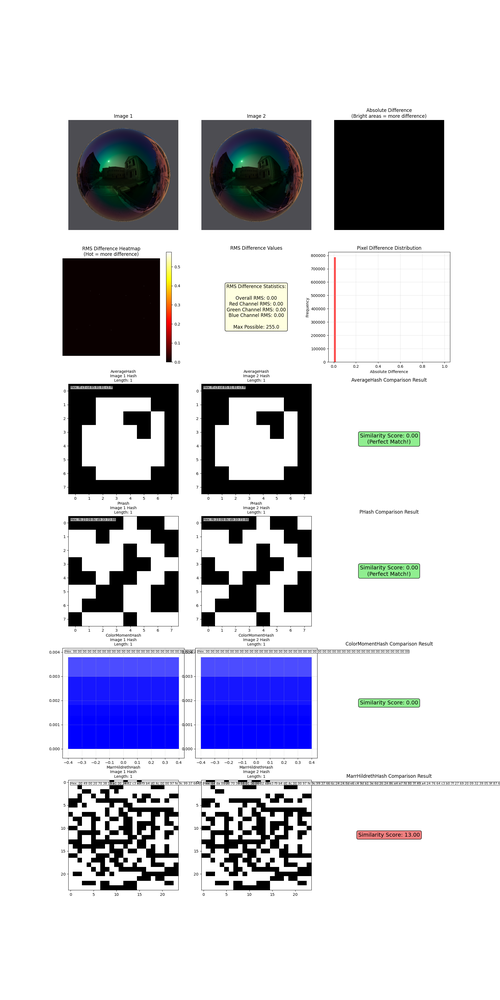
#> input picture pymaterialx/image_hashing/hash1.png, 500 x 1000 px, shrunk from 1800 x 3600 before the run
$ python moments.py hash1.png hash2.png
#> lines starting #> are read from the running program, lines starting #| are printed output that depends on the picture; long printed decimals are rounded
import cv2
import numpy as np
import sys

def compute_color_moments(image_path):
    # Load the image
#> called with image_path = 'hash1.png'
    image = cv2.imread(image_path)
#> image is the input picture: shape (1000, 500, 3); mean B, G, R 213.1, 204.3, 204.1
    if image is None:
        raise ValueError(f"Could not load image from {image_path}")

    # Convert BGR to HSV color space
    hsv = cv2.cvtColor(image, cv2.COLOR_BGR2HSV)
#> hsv: shape (1000, 500, 3); mean H, S, V 10.8, 19.9, 214.5

    # Split into H, S, V channels
    h, s, v = cv2.split(hsv)
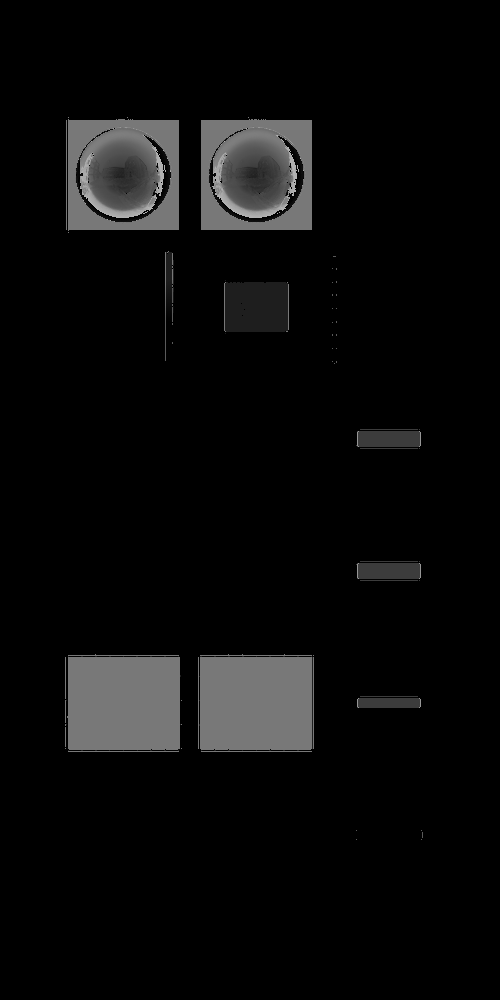
#> h: shape (1000, 500); min 0, max 179, mean 10.8
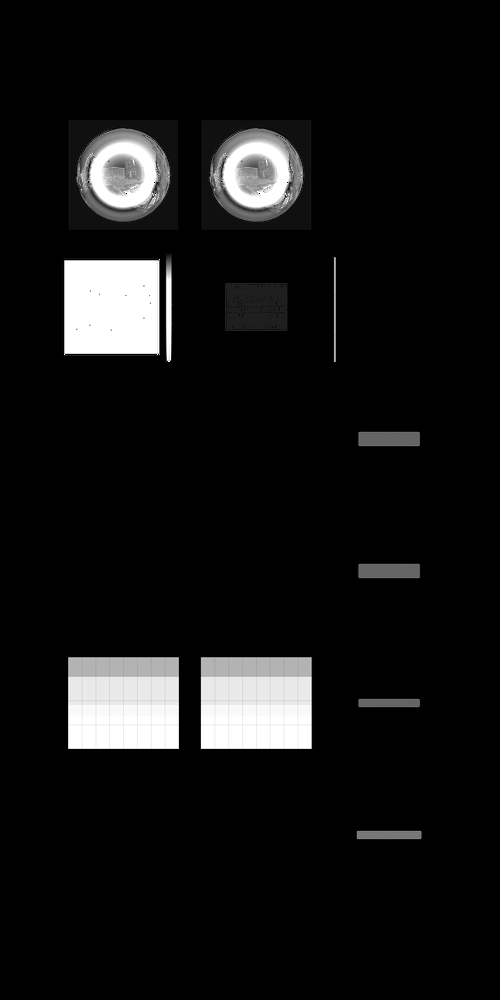
#> s: shape (1000, 500); min 0, max 255, mean 19.9
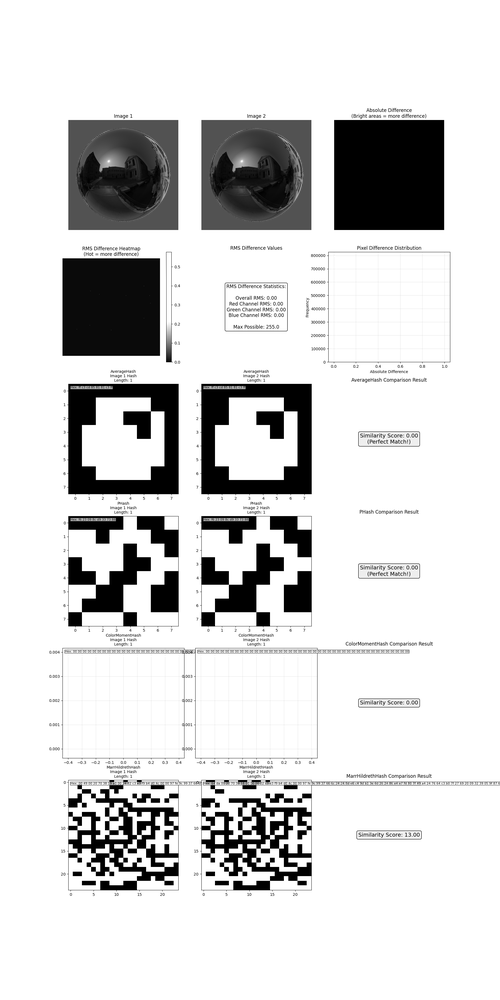
#> v: shape (1000, 500); min 0, max 255, mean 214.5

    # Compute moments for each channel
    channels = [h, s, v]
    feature_vector = []

    for channel in channels:
        # Convert to float64 for higher precision
        channel_float = channel.astype(np.float64)
        mean = np.mean(channel_float)
        std = np.std(channel_float)
        # Skewness: third standardized moment
        skew = np.mean((channel_float - mean) ** 3) / (std ** 3) if std != 0 else 0.0
        feature_vector.extend([mean, std, skew])
#> this loop made 3 passes
#> (mean, std, skew) on passes 1 to 3: (10.77, 33.42, 2.96), (19.94, 62.81, 3.1), (214.5, 85.81, -1.84)
#> after the loop, feature_vector = [10.77, 33.42, 2.96, 19.94, 62.81, 3.1, 214.5, 85.81, -1.84]

    return np.array(feature_vector)

def main():
    if len(sys.argv) != 3:
        print("Usage: python color_moment_hash.py <image1_path> <image2_path>")
        sys.exit(1)

    img1_path, img2_path = sys.argv[1], sys.argv[2]

    try:
        # Compute color moments for both images
        moments1 = compute_color_moments(img1_path)
#> moments1 has the same summary as feature_vector in compute_color_moments
        moments2 = compute_color_moments(img2_path)
#> call 2 of compute_color_moments, with image_path = 'hash2.png'
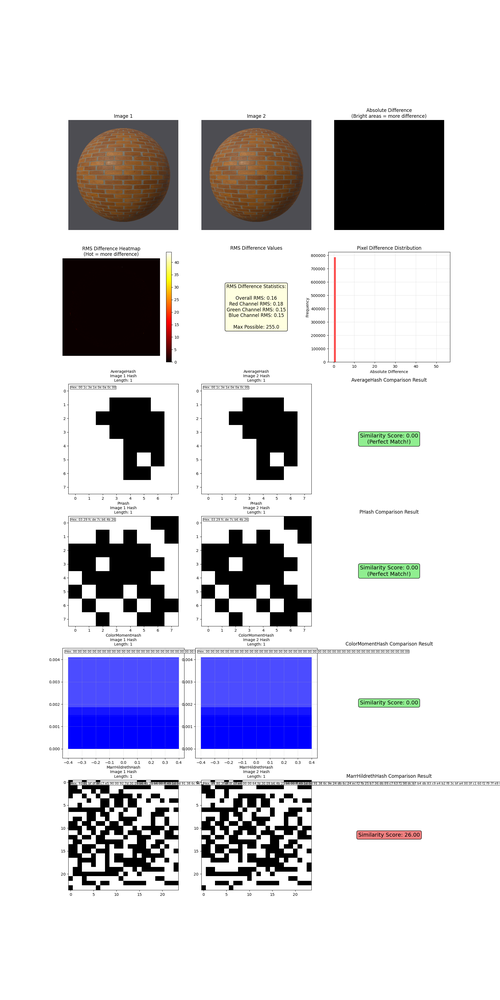
#> input picture pymaterialx/image_hashing/hash2.png, 500 x 1000 px, shrunk from 1800 x 3600 before the run
#> in compute_color_moments, image is the input picture: shape (1000, 500, 3); mean B, G, R 215, 207.9, 209
#> in compute_color_moments (call 2), `hsv = cv2.cvtColor(image, cv2.COLOR_BGR2HSV)`: hsv: shape (1000, 500, 3); mean H, S, V 8.8, 18.7, 218
#> in compute_color_moments (call 2), `h, s, v = cv2.split(hsv)`:
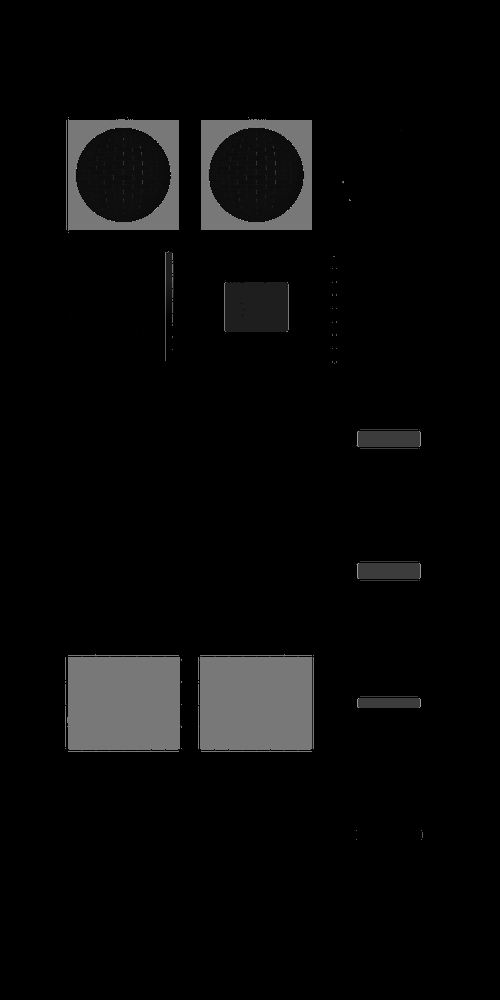
#> h: shape (1000, 500); min 0, max 176, mean 8.8
#> in compute_color_moments (call 2), `h, s, v = cv2.split(hsv)`:
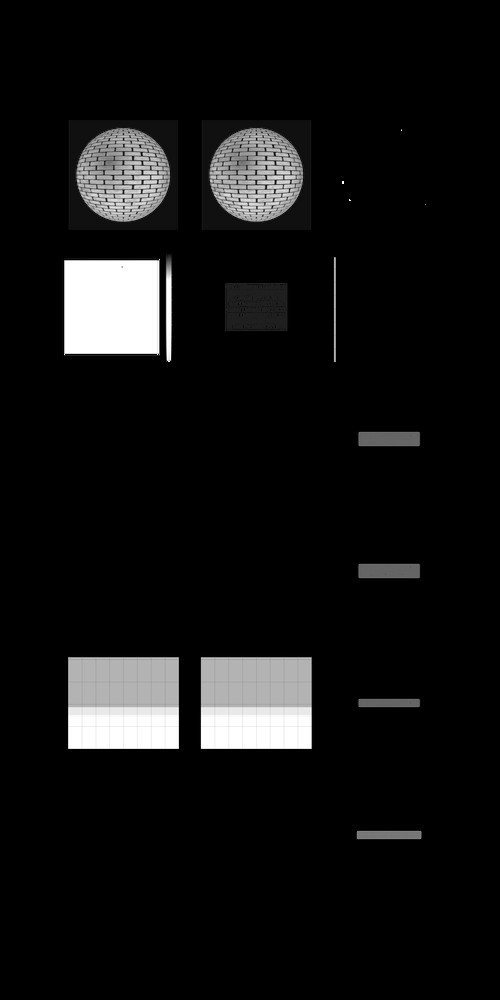
#> s: shape (1000, 500); min 0, max 255, mean 18.7
#> in compute_color_moments (call 2), `h, s, v = cv2.split(hsv)`:
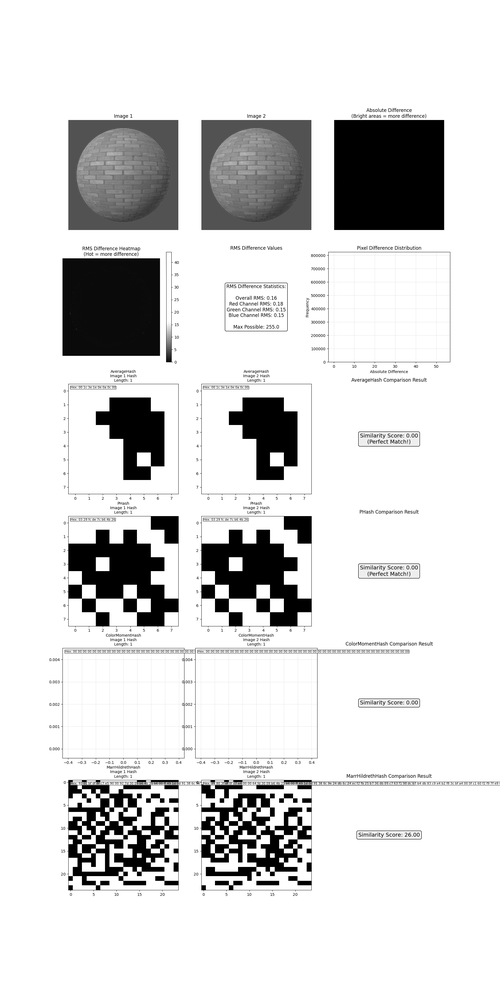
#> v: shape (1000, 500); min 0, max 255, mean 218
#> the loop in compute_color_moments (call 2), `for channel in channels:` made 3 passes
#> (mean, std, skew) on passes 1 to 3: (8.76, 29.88, 3.37), (18.67, 58.66, 3.13), (218, 80.99, -1.99)
#> after the loop in compute_color_moments (call 2), `for channel in channels:`: feature_vector = [8.76, 29.88, 3.37, 18.67, 58.66, 3.13, 218, 80.99, -1.99]
#> moments2 has the same summary as feature_vector in compute_color_moments

        # Compute Euclidean distance between the feature vectors
        distance = np.linalg.norm(moments1 - moments2)
#> distance = 8.4

        print(f"Color Moments for Image 1: {moments1}")
#| Color Moments for Image 1: [ 10.771    33.418   2.963   19.936    62.808
#|    3.099 214.531    85.806  -1.836]
        print(f"Color Moments for Image 2: {moments2}")
#| Color Moments for Image 2: [  8.761    29.881   3.371  18.672     58.663
#|    3.133 217.966    80.992  -1.994]
        print(f"Euclidean Distance between feature vectors: {distance}")
#| Euclidean Distance between feature vectors: 8.397

    except Exception as e:
        print(f"Error: {e}")
        sys.exit(1)

if __name__ == "__main__":
    main()
